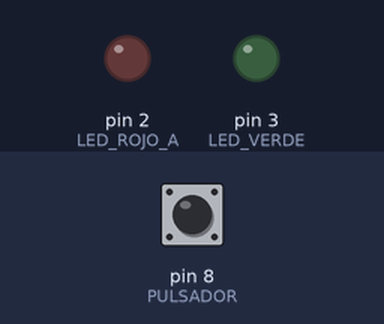
Bench run of a sketch on a simulated Arduino Uno, built with avr-gcc and run on an emulated ATmega328P. Shown: output pins drawn as LEDs (lit = HIGH). Inputs (shaded band) come from the test bench; at power-on: pin 8 (PULSADOR) HIGH.

Above: at 4.8 s.
4.9 s: pin 8 (PULSADOR) pulled LOW for 2.35 s
At 6.4 s:
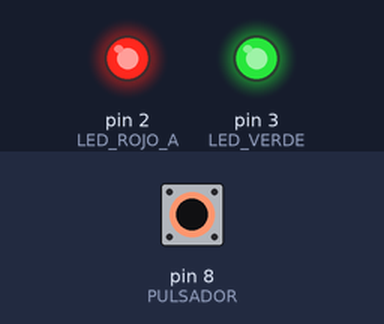
At 10.6 s:
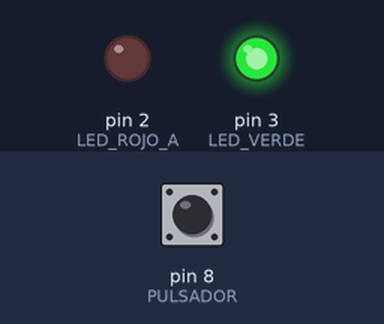
Timing chart, 0 to 13.5 s (numbered marks = the images above; inputs shaded):
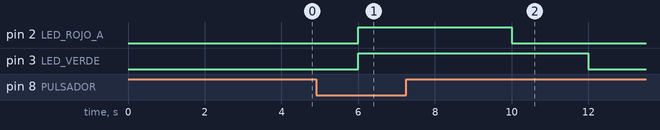

Measured:
- after the input at 4.9 s, pin 2 (LED_ROJO_A): LOW → HIGH after 1.1 s, → LOW 4.0 s later; pin 3 (LED_VERDE): LOW → HIGH after 1.1 s, → LOW 6.0 s later

The sketch:

Reto_09.1.ino
```cpp
//EJERCICIO 9.1 Cambiar el programa anterior(Reto_09) para cuando se pulse, se enciendan durante 4 segundos y cuando se
//, suelte se apague uno de ellos primero y luego a los 2 segundos el otro

void setup() {                         // Función de Inicialización

#define LED_VERDE 3                    // constante LED_VERDE = 3
#define LED_ROJO_A 2                   // constante LED_ROJO=2
#define PULSADOR 8                     // constante PULSADOR=8

  pinMode (LED_ROJO_A, OUTPUT);        // configura el pin 2 como salida
  pinMode (PULSADOR, INPUT);           // configura el pin 8 como entrada
  pinMode (LED_VERDE, OUTPUT);         // Configura el pin 3 como salida

}

void loop() {                         // Función de bucle

if (digitalRead (PULSADOR)==LOW)      //  Función if condicional LOW = PULSANDO, HIGH NO PULSANDO, == si pulso se enciende, != esta siempre encendido pero si le pulso se apaga

  {
    digitalWrite(LED_ROJO_A, HIGH);   //  Dice que no esta pulsado al iniciar
    digitalWrite(LED_VERDE, HIGH);    //  Dice que no esta pulsado al iniciar
    delay(4000);                      //  Espera 4 segundos
  }

else                                  // Condicionador que hace que se cumpla lo de abajo si el if no se cumple

  {
  digitalWrite(LED_ROJO_A, LOW);      //  Dice que el led se apague
  delay(2000);
  digitalWrite(LED_VERDE, LOW);       //  Dice que el led se apague
  }

}
```
